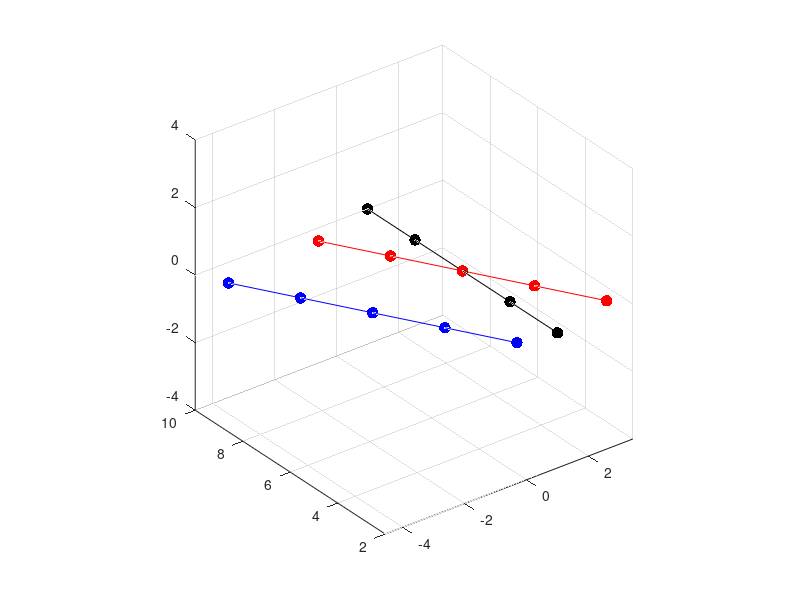

Here is the MATLAB script that generated this plot:
%%
clear all; close all; clc;
%Example coordinates
y=[2 4 6 8 10];
x=ones(size(y));
%Vertices matrix
V=[x(:) y(:) zeros(size(y(:)))];
V_centre=mean(V,1); %Centre, of line
Vc=V-ones(size(V,1),1)*V_centre; %Centering coordinates
a=30; %Angle in degrees
a_rad=((a*pi)./180); %Angle in radians
E=[0  0 a_rad]; %Euler angles for X,Y,Z-axis rotations
%Direction Cosines (rotation matrix) construction
Rx=[1        0        0;...
    0        cos(E(1))  -sin(E(1));...
    0        sin(E(1))  cos(E(1))]; %X-Axis rotation
Ry=[cos(E(2))  0        sin(E(2));...
    0        1        0;...
    -sin(E(2)) 0        cos(E(2))]; %Y-axis rotation
Rz=[cos(E(3))  -sin(E(3)) 0;...
    sin(E(3))  cos(E(3))  0;...
    0        0        1]; %Z-axis rotation
R=Rx*Ry*Rz; %Rotation matrix
Vrc=[R*Vc']'; %Rotating centred coordinates
Vruc=[R*V']'; %Rotating un-centred coordinates
Vr=Vrc+ones(size(V,1),1)*V_centre; %Shifting back to original location
figure;
plot3(V(:,1),V(:,2),V(:,3),'k.-','MarkerSize',25);  hold on; %Original
plot3(Vr(:,1),Vr(:,2),Vr(:,3),'r.-','MarkerSize',25); %Rotated around centre of line
plot3(Vruc(:,1),Vruc(:,2),Vruc(:,3),'b.-','MarkerSize',25); %Rotated around origin
axis equal; view(3); axis tight; grid on;